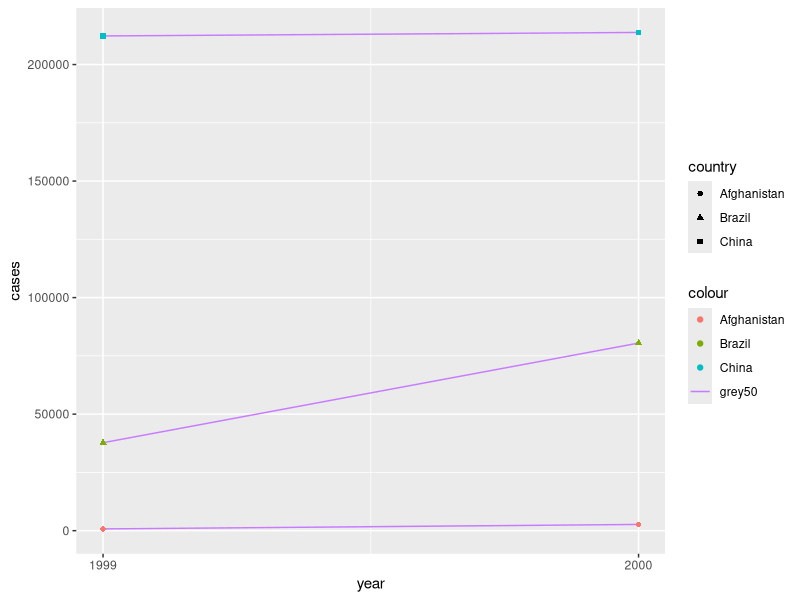
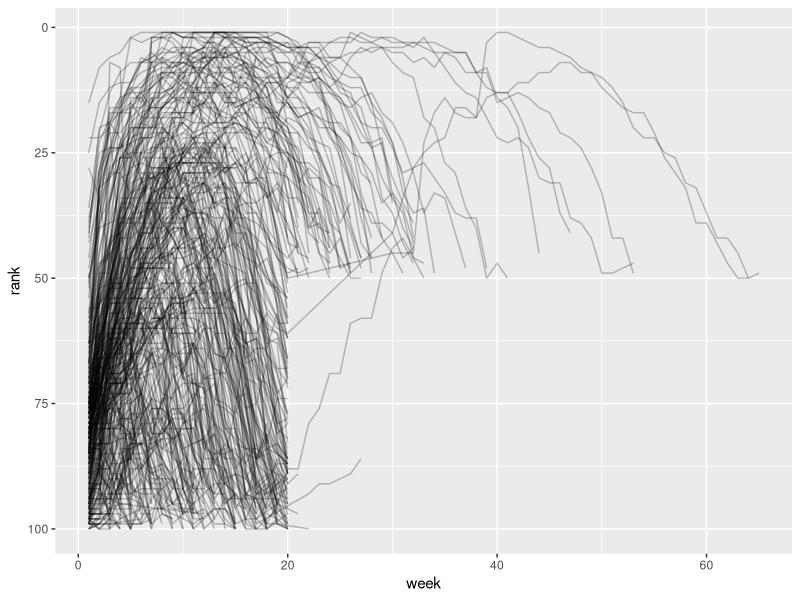

Generate these figures, in order, with R:
## ---- chunk 1
library(tidyverse)
## ---- chunk 2
table1

table2

table3
## ---- chunk 3
# compute rate per 10,000
table1 |> 
  mutate(
    rate = cases / population * 10000
  )
## ---- chunk 4
# Compute total cases per year whorldwide
table1 |> 
  group_by(year) |> 
  summarise(
    total_cases = sum(cases, na.rm = TRUE)
  )
## ---- chunk 5
ggplot(table1, aes(x = year, y = cases)) +
  geom_line(aes(group = country, color = "grey50")) +
  geom_point(aes(color = country, shape = country)) +
  scale_x_continuous(breaks = c(1999, 2000))
## ---- chunk 6
billboard
## ---- chunk 7
billboard |> 
  pivot_longer(
    cols = starts_with("wk"),
    names_to = "week",
    values_to = "rank"
  )
## ---- chunk 8
billboard |> 
  pivot_longer(
    cols = starts_with("wk"),
    names_to = "week",
    values_to = "rank",
    values_drop_na = TRUE
  )
## ---- chunk 9
billboard_longer <- billboard |> 
  pivot_longer(
    cols = starts_with("wk"),
    names_to = "week",
    values_to = "rank",
    values_drop_na = TRUE
  ) |> 
  mutate(
    week = parse_number(week)
  )
billboard_longer
## ---- chunk 10
billboard_longer |> 
  ggplot(aes(x = week, y = rank)) +
  geom_line(alpha = 0.25, aes(group = track)) +
  scale_y_reverse()
